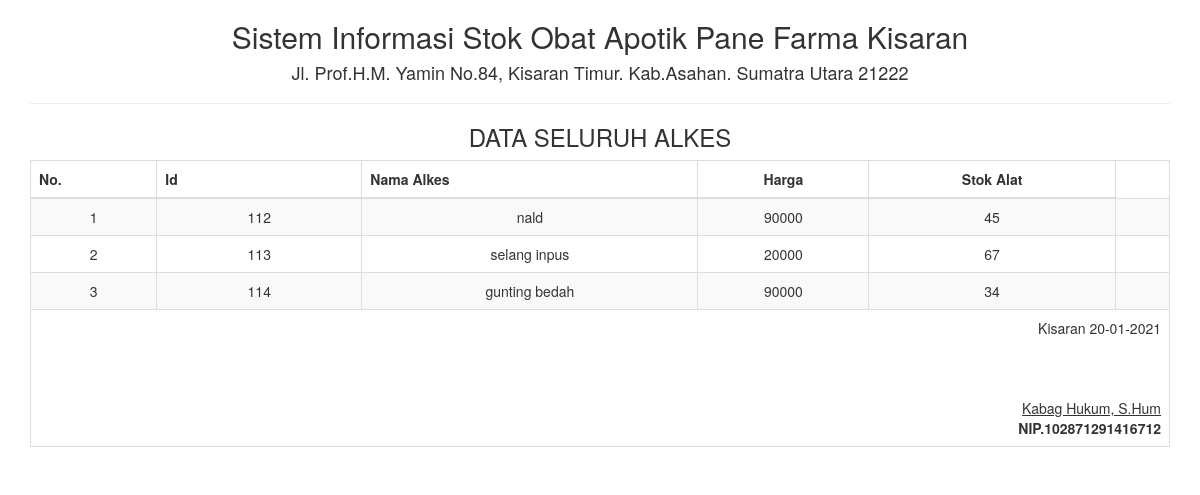
The app's page /report/alkes_semua.php with its own data.
### tables this page shows
CREATE TABLE IF NOT EXISTS `tbl_alatkesehatan` (
`id` int(15) NOT NULL,
  `nama_alat` varchar(25) NOT NULL,
  `harga` int(7) NOT NULL,
  `stok_alat` int(7) NOT NULL
);

### report/alkes_semua.php (the view, shortened to what this page needs)
<!DOCTYPE html>
<html>
    <head>
        <link href="../Assets/css/bootstrap.min.css" rel="stylesheet" type="text/css"/>
    </head>
    <body onload="print()">
        <?php
        include '../config/koneksi.php';
        ?>
        <div class="container">
            <div class='row'>
                <div class="col-sm-12">
                    <div class="text-center">
                        <h2>Sistem Informasi Stok Obat Apotik Pane Farma Kisaran </h2>
                        <h4>Jl. Prof.H.M. Yamin No.84, Kisaran Timur. Kab.Asahan. Sumatra Utara 21222</h4>
                        <hr>
                        <h3>DATA SELURUH ALKES</h3>
                        <table class="table table-bordered table-striped table-hover">
                        <tbody>
                                <thead>
								<tr>
									<th>No.</th><th width="18%">Id</th><th>Nama Alkes</th><th width="15%"><center>Harga</center></th><th><center>Stok Alat</center></th>
								</tr>
								</thead>
							<tbody>
                            <?php
                            $sql = "SELECT * FROM tbl_alatkesehatan";
                            $query = mysqli_query($koneksi, $sql) or die("SQL Anda Salah");
                            $nomor = 0;
                            while ($data = mysqli_fetch_array($query)) {
                                $nomor++;
                                ?>
                                <tr>
                                  <td><?= $nomor ?></td>
                                  <td><?= $data['id'] ?></td>
                                  <td><?= $data['nama_alat'] ?></td>
                                  <td><?= $data['harga'] ?></td>
                                  <td><?= $data['stok_alat'] ?></td>
                                <td>
                            <?php } ?>
							</tbody>
                        </tbody>
                            <tfoot>
                                <tr>
                                    <td colspan="8" class="text-right">
                                        Kisaran  <?= date("d-m-Y") ?>
                                        <br><br><br><br>
                                        <u>Kabag Hukum, S.Hum<strong></u><br>
                                        NIP.102871291416712
									</td>
								</tr>
							</tfoot>
                        </table>
                    </div>
                </div>
            </div>
    </body>
</html>

### records on screen
tbl_alatkesehatan: id "112", nama_alat "nald", harga "90000", stok_alat "45"
tbl_alatkesehatan: id "113", nama_alat "selang inpus", harga "20000", stok_alat "67"
tbl_alatkesehatan: id "114", nama_alat "gunting bedah", harga "90000", stok_alat "34"
